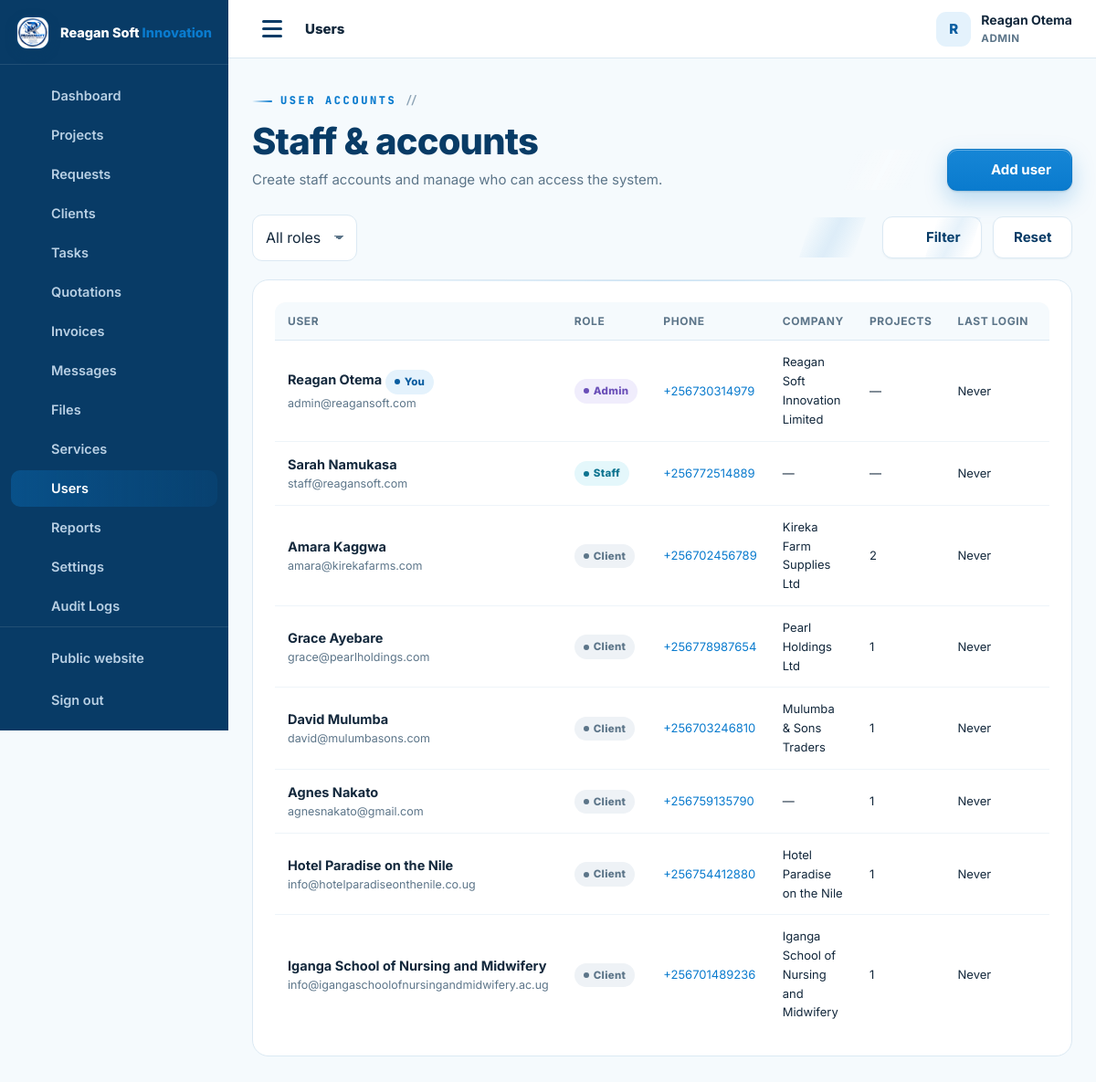
The page /admin/users.php (signed in) on the database its author committed.
### tables this page shows
CREATE TABLE IF NOT EXISTS users (
  id INT UNSIGNED AUTO_INCREMENT PRIMARY KEY,
  full_name VARCHAR(150) NOT NULL,
  email VARCHAR(190) NOT NULL UNIQUE,
  phone VARCHAR(40) NULL,
  password_hash VARCHAR(255) NOT NULL,
  role ENUM('admin','staff','client') NOT NULL DEFAULT 'client',
  company VARCHAR(190) NULL,
  address VARCHAR(255) NULL,
  avatar VARCHAR(255) NULL,
   
   
   
   
   
   
  payer_type ENUM('business','individual') NOT NULL DEFAULT 'business',
  tax_id VARCHAR(60) NULL,
  national_id VARCHAR(60) NULL,
  country VARCHAR(80) NOT NULL DEFAULT 'Uganda',
  city VARCHAR(90) NULL,
  billing_terms_at DATETIME NULL,
  active TINYINT(1) NOT NULL DEFAULT 1,
  failed_logins INT UNSIGNED NOT NULL DEFAULT 0,
  locked_until DATETIME NULL,
  last_login_at DATETIME NULL,
  created_at TIMESTAMP DEFAULT CURRENT_TIMESTAMP,
  updated_at TIMESTAMP DEFAULT CURRENT_TIMESTAMP ON UPDATE CURRENT_TIMESTAMP,
  INDEX idx_users_role (role),
  INDEX idx_users_active (active)
);

### config/config.php (called while the page is built, shortened)
<?php
function db(): PDO {
    static $pdo = null;
    if ($pdo === null) {
        try {
            $pdo = new PDO(
                'mysql:host=' . DB_HOST . ';dbname=' . DB_NAME . ';charset=utf8mb4',
                DB_USER,
                DB_PASS,
                [
                    PDO::ATTR_ERRMODE            => PDO::ERRMODE_EXCEPTION,
                    PDO::ATTR_DEFAULT_FETCH_MODE => PDO::FETCH_ASSOC,
                    PDO::ATTR_EMULATE_PREPARES   => false,
                    PDO::ATTR_STRINGIFY_FETCHES  => false,
                    PDO::ATTR_TIMEOUT            => 5,
                    PDO::MYSQL_ATTR_INIT_COMMAND => "SET time_zone = '+03:00', NAMES utf8mb4 COLLATE utf8mb4_unicode_ci",
                ]
            );
        } catch (PDOException $e) {
            db_connection_failed($e);
        }
    }
    return $pdo;
}
function e(mixed $value): string {
    return htmlspecialchars((string)($value ?? ''), ENT_QUOTES, 'UTF-8');
}
function flash(string $key, ?string $value = null): ?string {
    $msg = $_SESSION['flash'][$key] ?? null;
    return $msg;
}
function app_url(string $path = ''): string {
    return APP_URL . ($path === '' ? '' : '/' . ltrim($path, '/'));
}
function current_user(): ?array {
    static $user = false;
    if ($user === false) {
        if (empty($_SESSION['user_id'])) {
            $user = null;
        } else {
            $st = db()->prepare('SELECT * FROM users WHERE id = ? AND active = 1 LIMIT 1');
            $st->execute([(int)$_SESSION['user_id']]);
            $user = $st->fetch() ?: null;
        }
    }
    return $user;
}
function is_logged_in(): bool {
    return current_user() !== null;
}
function user_role(): ?string {
    $u = current_user();
    return $u['role'] ?? null;
}
function require_login(): void {
    if (!is_logged_in()) {
        $_SESSION['intended'] = $_SERVER['REQUEST_URI'] ?? '';
        flash('error', 'Please sign in to continue.');
        redirect(app_url('login.php'));
    }
}
function require_role(string $role): void {
    require_login();
}
function require_admin(): void {
    require_role('admin');
}
require_once __DIR__ . '/../inc/functions.php';

### admin/users.php (the view, shortened to what this page needs)
<?php
require __DIR__ . '/../config/config.php';
require_admin();
$pdo = db();
$me = current_user();
$where = ['1=1'];
$params = [];
$whereSql = implode(' AND ', $where);
$st = $pdo->prepare("SELECT u.id, u.full_name, u.email, u.phone, u.role, u.company, u.active, u.last_login_at, u.created_at,
    (SELECT COUNT(*) FROM projects p WHERE p.client_id = u.id) AS project_count
    FROM users u WHERE $whereSql ORDER BY u.created_at DESC LIMIT 200");
$st->execute($params);
$users = $st->fetchAll();
dashboard_head(['title' => 'Users', 'active' => 'users', 'crumb' => 'Users']);
?>
<div class="dash-head">
  <div>
    <span class="eyebrow">User accounts</span>
    <h2>Staff &amp; accounts</h2>
    <p class="sub">Create staff accounts and manage who can access the system.</p>
  </div>
  <button class="btn btn-primary" type="button" data-modal-open="user-modal"><?= icon('plus') ?> Add user</button>
</div>
<form class="toolbar" method="get" action="users.php">
  <div class="field" style="margin:0"><label class="visually-hidden" for="role">Role</label>
    <select class="select" id="role" name="role">
      <option value="">All roles</option>
    </select>
  </div>
  <button class="btn btn-ghost" type="submit"><?= icon('search') ?> Filter</button>
  <a class="btn btn-ghost" href="users.php">Reset</a>
</form>
<section class="panel">
  <?php if ($users): ?>
    <div class="table-wrap">
      <table class="table">
        <thead><tr><th>User</th><th>Role</th><th>Phone</th><th>Company</th><th>Projects</th><th>Last login</th><th>Status</th><th>Action</th></tr></thead>
        <tbody>
          <?php foreach ($users as $u): ?>
            <tr>
              <td><span class="row-title"><?= e($u['full_name']) ?><?= (int)$u['id'] === (int)$me['id'] ? ' <span class="badge blue">You</span>' : '' ?></span><div class="row-sub"><?= e($u['email']) ?></div></td>
              <td><?= $u['role'] === 'admin' ? '<span class="badge violet">Admin</span>' : ($u['role'] === 'staff' ? '<span class="badge sky">Staff</span>' : '<span class="badge gray">Client</span>') ?></td>
              <td class="small"><?php if (!empty($u['phone'])): ?><a href="<?= e(phone_tel($u['phone'])) ?>"><?= e($u['phone']) ?></a><?php else: ?><span class="muted">—</span><?php endif; ?></td>
              <td class="small"><?= e($u['company'] ?? '—') ?></td>
              <td class="small"><?= $u['role'] === 'client' ? (int)$u['project_count'] : '—' ?></td>
              <td class="small"><?= $u['last_login_at'] ? time_ago($u['last_login_at']) : 'Never' ?></td>
              <td><?= $u['active'] ? '<span class="badge green">Active</span>' : '<span class="badge red">Suspended</span>' ?></td>
            </tr>
          <?php endforeach; ?>
        </tbody>
      </table>
    </div>
  <?php else: ?>
    <div class="empty"><?= icon('users') ?><h4>No users found</h4><p>Accounts appear here as they are created.</p></div>
  <?php endif; ?>
</section>
<?php dashboard_footer(); ?>

### inc/layout.php (shortened to what this page needs)
<?php
function dashboard_nav_items(): array {
    $role = user_role();
    $client = [
        ['dashboard', 'Dashboard', app_url('client/index.php'), 'dashboard'],
        ['projects', 'My Projects', app_url('client/projects.php'), 'folder'],
        ['request', 'New Request', app_url('client/request.php'), 'plus'],
        ['messages', 'Messages', app_url('client/messages.php'), 'chat'],
        ['files', 'Files', app_url('client/files.php'), 'file'],
        ['notifications', 'Notifications', app_url('client/notifications.php'), 'bell'],
        ['billing', 'Payment Details', app_url('client/billing.php'), 'receipt'],
        ['profile', 'Profile', app_url('client/profile.php'), 'user'],
    ];
    $staff = [
        ['dashboard', 'Dashboard', app_url('admin/index.php'), 'dashboard'],
        ['projects', 'Projects', app_url('admin/projects.php'), 'folder'],
        ['requests', 'Requests', app_url('admin/requests.php'), 'inbox'],
        ['clients', 'Clients', app_url('admin/clients.php'), 'users'],
        ['tasks', 'Tasks', app_url('admin/tasks.php'), 'list'],
        ['quotations', 'Quotations', app_url('admin/quotations.php'), 'doc'],
        ['invoices', 'Invoices', app_url('admin/invoices.php'), 'money'],
        ['messages', 'Messages', app_url('admin/messages.php'), 'chat'],
        ['files', 'Files', app_url('admin/files.php'), 'file'],
    ];
    if ($role === 'admin') {
        $staff = array_merge($staff, [
            ['services', 'Services', app_url('admin/services.php'), 'globe'],
            ['users', 'Users', app_url('admin/users.php'), 'users'],
            ['reports', 'Reports', app_url('admin/reports.php'), 'chart'],
            ['settings', 'Settings', app_url('admin/settings.php'), 'settings'],
            ['audit', 'Audit Logs', app_url('admin/audit.php'), 'search'],
        ]);
    }
    return $role === 'client' ? $client : $staff;
}
function dashboard_head(array $page = []): void {
    $user = current_user();
    $role = user_role();
    $items = dashboard_nav_items();
    $active = $page['active'] ?? '';
    $loginUrl = $role === 'client' ? app_url('client/index.php') : app_url('admin/index.php');
    ?>
<!doctype html>
<html lang="en">
<head>
<link rel="stylesheet" href="<?= app_url('assets/css/style.css') ?>">
<link rel="stylesheet" href="<?= app_url('assets/css/tech.css') ?>">
</head>
<body class="dash-body">
<div class="dash-layout">
  <aside class="sidebar" id="sidebar" aria-label="Portal navigation">
    <div class="sidebar-brand">
      <a class="brand" href="<?= $loginUrl ?>">
        <img src="<?= app_url('assets/img/reagansoftinnovation-logo.jpeg') ?>" alt="" width="38" height="38">
        <span class="brand-text">Reagan Soft <b>Innovation</b></span>
      </a>
    </div>
    <nav class="side-nav">
      <?php foreach ($items as $it): ?>
        <a href="<?= e($it[2]) ?>" class="<?= $active === $it[0] ? 'active' : '' ?>">
          <?= icon($it[3]) ?><span><?= e($it[1]) ?></span>
        </a>
      <?php endforeach; ?>
    </nav>
    <div class="side-bottom">
      <a href="<?= app_url($role !== 'client' ? 'index.php' : 'index.php') ?>"><?= icon('globe') ?><span>Public website</span></a>
      <a href="<?= app_url('logout.php') ?>"><?= icon('logout') ?><span>Sign out</span></a>
    </div>
  </aside>
  <div class="dash-shell">
    <header class="dash-topbar">
      <button class="menu menu-dark" id="sidebar-toggle" aria-label="Toggle navigation" aria-expanded="false">
        <span class="menu-icon"></span>
      </button>
      <div class="dash-topbar-title">
        <span class="dash-crumb"><?= e($page['crumb'] ?? 'Portal') ?></span>
      </div>
      <div class="dash-topbar-right">
        <div class="user-chip">
          <span class="user-avatar"><?= e(mb_strtoupper(mb_substr($user['full_name'] ?? '?', 0, 1))) ?></span>
          <div class="user-meta">
            <strong><?= e($user['full_name'] ?? '') ?></strong>
            <small><?= e(mb_strtoupper($role)) ?></small>
          </div>
        </div>
      </div>
    </header>
    <main class="dash-main" id="main">
<?php
}
function dashboard_footer(): void {
    ?>
    </main>
  </div>
</div>
</body>
</html>
<?php
}
    ?>

### assets/css/tech.css (style rules this page uses)
:root { --font-disp: 'Space Grotesk', 'Inter', system-ui, -apple-system, sans-serif; --font-mono: 'JetBrains Mono', 'SFMono-Regular', Consolas, 'Liberation Mono', monospace; --pg: #0a7bce; --pgl: #8fd8ff; --grid: rgba(10, 123, 206, .09); --grid-lg: rgba(10, 123, 206, .16); --grid-dk: rgba(143, 216, 255, .12); --grid-dk-lg: rgba(143, 216, 255, .22); }
.eyebrow { font-family: var(--font-mono); letter-spacing: 2.6px; display: inline-flex; align-items: center; gap: 9px; }
.eyebrow::before { content: ''; width: 22px; height: 2px; background: linear-gradient(90deg, transparent, var(--pg)); border-radius: 2px; }
.eyebrow::after { content: '//'; color: var(--faint); letter-spacing: 0; font-weight: 600; }
.btn { will-change: transform; }
.btn::after { content: ''; position: absolute; top: 0; left: -80%; width: 55%; height: 100%; background: linear-gradient(100deg, transparent, rgba(255,255,255,.36), transparent); transform: skewX(-18deg); transition: left .5s ease; pointer-events: none; }
.btn-ghost::after, .btn-outline::after { background: linear-gradient(100deg, transparent, rgba(10,123,206,.10), transparent); }
.panel { position: relative; }
.panel::after { content: ''; position: absolute; top: 0; left: 18px; right: 18px; height: 1px; background: linear-gradient(90deg, transparent, rgba(10,123,206,.22), transparent); border-radius: 1px; }
.sidebar::after { content: ''; position: absolute; right: 0; top: 8%; bottom: 8%; width: 1px; background: linear-gradient(180deg, transparent, rgba(143,216,255,.28), transparent); }
.side-nav a { position: relative; }
.side-nav a.active { background: linear-gradient(90deg, rgba(10,123,206,.34), rgba(10,123,206,.10)); color: #fff; }

### rows shown on the page
users: full_name "R", full_name "Reagan Otema", role "ADMIN", shows "You", email "admin@reagansoft.com", shows "Admin", phone "+256730314979", company "Reagan Soft Innovation Limited", shows "Never"
users: full_name "Sarah Namukasa", email "staff@reagansoft.com", role "Staff", phone "+256772514889", company "—", shows "Never"
users: full_name "Amara Kaggwa", email "amara@kirekafarms.com", role "Client", phone "+256702456789", company "Kireka Farm Supplies Ltd", project_count "2", shows "Never"
users: full_name "Grace Ayebare", email "grace@pearlholdings.com", role "Client", phone "+256778987654", company "Pearl Holdings Ltd", project_count "1", shows "Never"
users: full_name "David Mulumba", email "david@mulumbasons.com", role "Client", phone "+256703246810", company "Mulumba & Sons Traders", project_count "1", shows "Never"
users: full_name "Agnes Nakato", email "agnesnakato@gmail.com", role "Client", phone "+256759135790", company "—", project_count "1", shows "Never"
users: full_name "Hotel Paradise on the Nile", email "info@hotelparadiseonthenile.co.ug", role "Client", phone "+256754412880", company "Hotel Paradise on the Nile", project_count "1", shows "Never"
users: full_name "Iganga School of Nursing and Midwifery", email "info@igangaschoolofnursingandmidwifery.ac.ug", role "Client", phone "+256701489236", company "Iganga School of Nursing and Midwifery", project_count "1", shows "Never"

### other values the page prints
$it[1] "Dashboard"
$it[1] "Projects"
$it[1] "Requests"
$it[1] "Clients"
$it[1] "Tasks"
$it[1] "Quotations"
$it[1] "Invoices"
$it[1] "Messages"
$it[1] "Files"
$it[1] "Services"
$it[1] "Users"
$it[1] "Reports"
$it[1] "Settings"
$it[1] "Audit Logs"
$page['crumb'] "Users"
